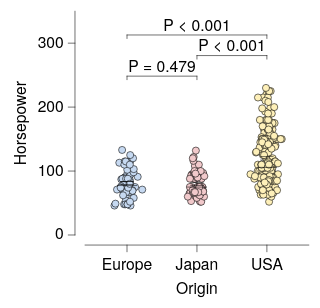

Vega-Lite specification for this chart:
### Vega-Lite specification from a JSON file in a GitHub repository (floating-point values rounded to 4 significant figures; data arrays with more than 128 entries replaced by an {"elided": "..."} marker saying what was removed)
{"background": null, "config": {"arc": {"fill": "#DBDBDB", "fillOpacity": 1.0, "innerRadius": 25.0, "padAngle": 0.03, "stroke": "black", "strokeOpacity": 1, "strokeWidth": 0.25}, "area": {"fill": "#DBDBDB", "fillOpacity": 1.0, "stroke": "black", "strokeOpacity": 1, "strokeWidth": 0.25}, "axis": {"domain": true, "domainCap": "round", "domainColor": "black", "domainWidth": 0.25, "grid": false, "gridCap": "round", "gridColor": "#F1F1F1", "gridDash": [0, 0], "gridOpacity": 1.0, "gridWidth": 0.25, "labelColor": "black", "labelFont": "Helvetica Neue", "labelFontSize": 7, "labelFontStyle": "normal", "labelFontWeight": 400, "offset": 4.5, "ticks": true, "tickCap": "round", "tickColor": "black", "tickRound": false, "tickSize": 3, "tickWidth": 0.25, "titleColor": "black", "titleFont": "Helvetica Neue", "titleFontSize": 7, "titleFontStyle": "normal", "titleFontWeight": 400}, "axisX": {"domain": true, "labelAlign": "center", "labelAngle": 0, "labels": true, "ticks": true, "translate": 0}, "axisY": {"domain": true, "labelAlign": "right", "labelAngle": 0, "labels": true, "ticks": true, "translate": 0}, "axisRight": {"domain": true, "labelAlign": "left", "labelAngle": 0, "labels": true, "ticks": true, "translate": 0}, "axisTop": {"domain": true, "labelAlign": "center", "labelAngle": 0, "labels": true, "ticks": true, "translate": 0}, "axisBand": {"tickOffset": 0}, "bar": {"fill": "#DBDBDB", "fillOpacity": 1.0, "stroke": "black", "strokeOpacity": 1, "strokeWidth": 0.25}, "boxplot": {"size": 9.0, "ticks": {"cornerRadius": 0.25, "fill": "black", "size": 4.5, "thickness": 0.25}, "box": {"fillOpacity": 1.0, "stroke": "black", "strokeOpacity": 1, "strokeWidth": 0.25}, "median": {"fill": "black", "fillOpacity": 1.0, "size": 9.0, "thickness": 0.25}, "rule": {"fill": "black", "fillOpacity": 1.0, "size": 10.0, "stroke": "black", "strokeDash": [0, 0], "strokeOpacity": 1, "strokeWidth": 0.25}, "outliers": {"color": "black", "fill": "black", "fillOpacity": 1.0, "size": 0, "stroke": "black", "strokeOpacity": 1, "strokeWidth": 0.25}}, "circle": {"fill": "black", "fillOpacity": 1.0, "size": 0.5, "stroke": null, "strokeOpacity": 1, "strokeWidth": 0.25}, "errorband": {"band": {"fillOpacity": 0.6, "stroke": null, "strokeWidth": 0.25, "strokeOpacity": 1}, "borders": {"opacity": 0, "strokeOpacity": 0.25, "strokeWidth": 1}}, "errorbar": {"opacity": 1, "rule": {"strokeDash": [0, 0], "strokeWidth": 0.25}, "ticks": {"color": "black", "cornerRadius": 0.125, "opacity": 1, "size": 6.0, "thickness": 0.25}, "thickness": 0.25}, "font": "Helvetica Neue", "geoshape": {"fill": "#DBDBDB", "fillOpacity": 1.0, "stroke": "black", "strokeOpacity": 1, "strokeWidth": 0.25}, "header": {"labelColor": "black", "labelFont": "Helvetica Neue", "labelFontSize": 7, "labelFontStyle": "normal", "labelFontWeight": 400, "titleColor": "black", "titleFont": "Helvetica Neue", "titleFontSize": 7, "titleFontStyle": "normal", "titleFontWeight": 400, "titlePadding": 0}, "legend": {"disable": false, "offset": 4.5, "titlePadding": 4, "labelOffset": 2, "gradientLabelOffset": 2, "gradientLength": 50.0, "gradientThickness": 5.0, "gradientOpacity": 1.0, "gradientStrokeColor": "black", "gradientStrokeWidth": 0.25, "labelColor": "black", "labelFont": "Helvetica Neue", "labelFontSize": 7, "labelFontStyle": "normal", "labelFontWeight": 400, "strokeColor": "black", "strokeWidth": 0, "symbolSize": 42, "symbolStrokeColor": "black", "symbolStrokeWidth": 0.25, "titleColor": "black", "titleFont": "Helvetica Neue", "titleFontSize": 7, "titleFontStyle": "normal", "titleFontWeight": 400}, "line": {"color": "black", "stroke": "black", "strokeCap": "round", "strokeDash": [0, 0], "strokeOpacity": 1, "strokeWidth": 0.375}, "point": {"filled": true, "fill": "#DBDBDB", "fillOpacity": 1.0, "size": 5.0, "stroke": "black", "strokeOpacity": 1, "strokeWidth": 0.25}, "range": {"category": ["#C6D9F1", "#F1C9CB", "#FEF0B9", "#CEE37A", "#7AA8E0", "#E589A3", "#FDDD5D", "#68B961", "#4177B1", "#C35082", "#E5C227", "#438156"], "diverging": {"scheme": ["#C35082", "#CE6D94", "#D989A7", "#E2A4BA", "#EABFCE", "#F1DBE2", "#F6F6F6", "#D7E0EB", "#B9CBE0", "#9BB6D5", "#7DA1C9", "#5F8CBD", "#4177B1"]}, "heatmap": {"scheme": ["#DFE9F7", "#C6D9F1", "#ADC8EC", "#94B8E6", "#7AA8E0", "#6097DA", "#4D87CA", "#4177B1", "#386898", "#2F597F", "#264A69", "#1D3A58"]}, "ordinal": {"scheme": ["#F1F1F1", "#DBDBDB", "#C6C6C6", "#B2B2B2", "#9D9D9D", "#898989", "#767676", "#636363", "#515151", "#404040", "#2F2F2F", "#1F1F1F"]}, "ramp": {"scheme": ["#DFE9F7", "#C6D9F1", "#ADC8EC", "#94B8E6", "#7AA8E0", "#6097DA", "#4D87CA", "#4177B1", "#386898", "#2F597F", "#264A69", "#1D3A58"]}}, "rule": {"color": "black", "stroke": "black", "strokeCap": "round", "strokeDash": [2, 2], "strokeOpacity": 1, "strokeWidth": 0.25}, "scale": {"bandPaddingInner": 0.1, "bandPaddingOuter": 0.1, "round": false}, "rect": {"fill": "#DBDBDB", "fillOpacity": 1.0, "stroke": "black", "strokeOpacity": 1, "strokeWidth": 0.25}, "square": {"fill": "#DBDBDB", "fillOpacity": 1.0, "size": 10.0, "stroke": "black", "strokeOpacity": 1, "strokeWidth": 0.25}, "text": {"color": "black", "font": "Helvetica Neue", "fontSize": 7, "fontStyle": "normal", "fontWeight": 400}, "title": {"anchor": "middle", "frame": "group", "color": "black", "font": "Helvetica Neue", "fontSize": 7, "fontStyle": "normal", "fontWeight": 400, "subtitleColor": "black", "subtitleFont": "Helvetica Neue", "subtitleFontSize": "Helvetica Neue", "subtitleFontStyle": "normal", "subtitleFontWeight": 400}, "view": {"continuousWidth": 100, "continuousHeight": 100, "discreteWidth": 100, "discreteHeight": 100, "fill": null, "stroke": null, "strokeWidth": 0.25}}, "layer": [{"data": {"name": "data-53eecb024a78fdc2be808dcfdc3af7a2"}, "mark": {"type": "circle", "opacity": 1.0, "size": 10.0, "stroke": "black", "strokeOpacity": 1, "strokeWidth": 0.25}, "encoding": {"color": {"field": "Origin", "legend": null, "sort": ["Europe", "Japan", "USA"], "title": null, "type": "nominal"}, "x": {"axis": {}, "field": "Origin", "sort": ["Europe", "Japan", "USA"], "title": "Origin", "type": "nominal"}, "xOffset": {"field": "jitter_x", "scale": {"domain": [-7.33, 7.33], "range": [5.17, 19.83]}, "type": "quantitative"}, "y": {"field": "Horsepower", "title": "Horsepower", "type": "quantitative"}}}, {"data": {"name": "data-6c4882663eaca411296217af4f5e04f9"}, "mark": {"type": "errorbar"}, "encoding": {"x": {"axis": {}, "field": "Origin", "sort": ["Europe", "Japan", "USA"], "title": "Origin", "type": "nominal"}, "y": {"field": "__mean", "title": "Horsepower", "type": "quantitative"}, "yError": {"field": "__error"}}}, {"data": {"name": "data-53eecb024a78fdc2be808dcfdc3af7a2"}, "mark": {"type": "boxplot", "box": {"fillOpacity": 0, "strokeOpacity": 0}, "outliers": {"opacity": 0}, "rule": {"strokeOpacity": 0}, "ticks": false}, "encoding": {"x": {"axis": {}, "field": "Origin", "sort": ["Europe", "Japan", "USA"], "title": "Origin", "type": "nominal"}, "y": {"field": "Horsepower", "title": "Horsepower", "type": "quantitative"}}}, {"layer": [{"layer": [{"data": {"values": [{"x": "USA", "x2": "Europe", "y": 312.8, "__dysonsphere__": 1}]}, "mark": {"type": "rule", "strokeCap": "round", "strokeDash": [0, 0], "strokeWidth": 0.25}, "encoding": {"x": {"field": "x", "type": "nominal"}, "x2": {"field": "x2"}, "y": {"field": "y", "type": "quantitative"}}}, {"data": {"values": [{"x": "USA", "y": 312.8, "y2": 307.3, "__dysonsphere__": 1}]}, "mark": {"type": "rule", "strokeCap": "round", "strokeDash": [0, 0], "strokeWidth": 0.25}, "encoding": {"x": {"field": "x", "type": "nominal"}, "y": {"field": "y", "type": "quantitative"}, "y2": {"field": "y2"}}}, {"data": {"values": [{"x": "Europe", "y": 312.8, "y2": 307.3, "__dysonsphere__": 1}]}, "mark": {"type": "rule", "strokeCap": "round", "strokeDash": [0, 0], "strokeWidth": 0.25}, "encoding": {"x": {"field": "x", "type": "nominal"}, "y": {"field": "y", "type": "quantitative"}, "y2": {"field": "y2"}}}, {"data": {"values": [{"y": 312.8, "label": "P < 0.001", "__dysonsphere__": 1}]}, "mark": {"type": "text", "align": "center", "dy": -4, "fontSize": 7}, "encoding": {"text": {"field": "label", "type": "nominal"}, "x": {"value": 50.0}, "y": {"field": "y", "type": "quantitative"}}}]}, {"layer": [{"data": {"values": [{"x": "Europe", "x2": "Japan", "y": 248.4, "__dysonsphere__": 1}]}, "mark": {"type": "rule", "strokeCap": "round", "strokeDash": [0, 0], "strokeWidth": 0.25}, "encoding": {"x": {"field": "x", "type": "nominal"}, "x2": {"field": "x2"}, "y": {"field": "y", "type": "quantitative"}}}, {"data": {"values": [{"x": "Europe", "y": 248.4, "y2": 242.9, "__dysonsphere__": 1}]}, "mark": {"type": "rule", "strokeCap": "round", "strokeDash": [0, 0], "strokeWidth": 0.25}, "encoding": {"x": {"field": "x", "type": "nominal"}, "y": {"field": "y", "type": "quantitative"}, "y2": {"field": "y2"}}}, {"data": {"values": [{"x": "Japan", "y": 248.4, "y2": 242.9, "__dysonsphere__": 1}]}, "mark": {"type": "rule", "strokeCap": "round", "strokeDash": [0, 0], "strokeWidth": 0.25}, "encoding": {"x": {"field": "x", "type": "nominal"}, "y": {"field": "y", "type": "quantitative"}, "y2": {"field": "y2"}}}, {"data": {"values": [{"y": 248.4, "label": "P = 0.479", "__dysonsphere__": 1}]}, "mark": {"type": "text", "align": "center", "dy": -4, "fontSize": 7}, "encoding": {"text": {"field": "label", "type": "nominal"}, "x": {"value": 34.38}, "y": {"field": "y", "type": "quantitative"}}}]}, {"layer": [{"data": {"values": [{"x": "USA", "x2": "Japan", "y": 280.6, "__dysonsphere__": 1}]}, "mark": {"type": "rule", "strokeCap": "round", "strokeDash": [0, 0], "strokeWidth": 0.25}, "encoding": {"x": {"field": "x", "type": "nominal"}, "x2": {"field": "x2"}, "y": {"field": "y", "type": "quantitative"}}}, {"data": {"values": [{"x": "USA", "y": 280.6, "y2": 275.1, "__dysonsphere__": 1}]}, "mark": {"type": "rule", "strokeCap": "round", "strokeDash": [0, 0], "strokeWidth": 0.25}, "encoding": {"x": {"field": "x", "type": "nominal"}, "y": {"field": "y", "type": "quantitative"}, "y2": {"field": "y2"}}}, {"data": {"values": [{"x": "Japan", "y": 280.6, "y2": 275.1, "__dysonsphere__": 1}]}, "mark": {"type": "rule", "strokeCap": "round", "strokeDash": [0, 0], "strokeWidth": 0.25}, "encoding": {"x": {"field": "x", "type": "nominal"}, "y": {"field": "y", "type": "quantitative"}, "y2": {"field": "y2"}}}, {"data": {"values": [{"y": 280.6, "label": "P < 0.001", "__dysonsphere__": 1}]}, "mark": {"type": "text", "align": "center", "dy": -4, "fontSize": 7}, "encoding": {"text": {"field": "label", "type": "nominal"}, "x": {"value": 65.62}, "y": {"field": "y", "type": "quantitative"}}}]}], "name": "__dysonsphere_cf33a0b464cc3f99_9"}], "$schema": "https://vega.github.io/schema/vega-lite/v6.4.1.json", "datasets": {"data-53eecb024a78fdc2be808dcfdc3af7a2": {"elided": "400 records"}, "data-6c4882663eaca411296217af4f5e04f9": [{"Origin": "USA", "__mean": 119.9, "__error": 2.529, "__dysonsphere__": 1}, {"Origin": "Europe", "__mean": 81.0, "__error": 2.47, "__dysonsphere__": 1}, {"Origin": "Japan", "__mean": 79.84, "__error": 2.005, "__dysonsphere__": 1}]}}
